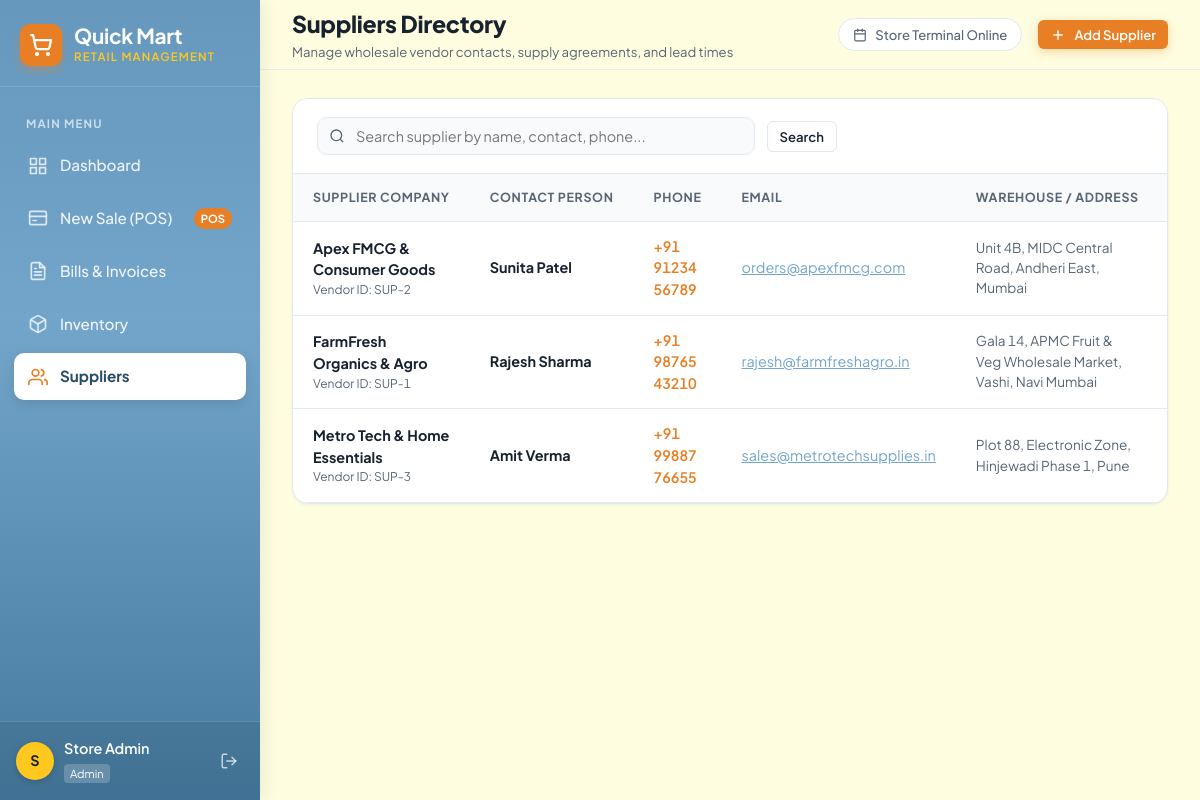
Screenshot of /suppliers/ (signed in) with the database file from the repository.
### store/models.py (models this page shows, shortened)
class User(models.Model):
    name = models.CharField(max_length=100)
    email = models.CharField(max_length=120, unique=True)
    password_hash = models.CharField(max_length=255)
    role = models.CharField(max_length=50, default='cashier')
    created_at = models.DateTimeField(default=timezone.now)
    class Meta:
        managed = False
        db_table = 'users'
    @property
    def is_authenticated(self):
        return True

class Supplier(models.Model):
    name = models.CharField(max_length=150)
    contact_person = models.CharField(max_length=100, null=True, blank=True)
    phone = models.CharField(max_length=25, null=True, blank=True)
    email = models.CharField(max_length=120, null=True, blank=True)
    address = models.TextField(null=True, blank=True)
    created_at = models.DateTimeField(default=timezone.now)
    class Meta:
        managed = False
        db_table = 'suppliers'

### store/views/suppliers_views.py (the view, shortened to what this page needs)
# urls.py: path('', lambda request: redirect('dashboard:index')),
@login_required
def index(request):
    search = request.GET.get('search', '').strip()
    query = Supplier.objects.prefetch_related('products')
    suppliers = query.order_by('name')
    return render(request, 'suppliers/index.html', {'suppliers': suppliers, 'search_query': search})

### store/views/auth_views.py (called while the page is built)
def login_required(view_func):
    @wraps(view_func)
    def _wrapped_view(request, *args, **kwargs):
        if not getattr(request.user, 'is_authenticated', False):
            login_url = reverse('auth:login')
            next_url = request.get_full_path()
            return redirect(f"{login_url}?next={next_url}")
        return view_func(request, *args, **kwargs)
    return _wrapped_view

### templates/suppliers/index.html (shortened to what this page needs)
{% extends "base.html" %}
{% load static quickmart_tags %}
{% block page_heading %}Suppliers Directory{% endblock %}
{% block page_subheading %}Manage wholesale vendor contacts, supply agreements, and lead times{% endblock %}
{% block topbar_actions %}
  <button type="button" class="btn btn-primary btn-sm" data-modal-target="#add-supplier-modal" id="open-add-supplier-modal">
    <svg width="16" height="16" viewBox="0 0 24 24" fill="none" stroke="currentColor" stroke-width="2.2">
      <line x1="12" y1="5" x2="12" y2="19"/>
      <line x1="5" y1="12" x2="19" y2="12"/>
    </svg>
    <span>Add Supplier</span>
  </button>
{% endblock %}
{% block content %}
<div class="table-card">
  <div class="table-toolbar">
    <form method="GET" action="{% url 'suppliers:index' %}" class="table-search-group">
      <div class="search-input-wrap">
        <input type="text" name="search" value="{{ search_query }}" placeholder="Search supplier by name, contact, phone..." id="supplier-search">
      </div>
      <button type="submit" class="btn btn-secondary btn-sm">Search</button>
    </form>
  </div>
  <div class="table-responsive">
    <table class="data-table">
      <thead>
        <tr>
          <th>Supplier Company</th>
          <th>Contact Person</th>
          <th>Phone</th>
          <th>Email</th>
          <th>Warehouse / Address</th>
          <th>Products Supplied</th>
        </tr>
      </thead>
      <tbody>
        {% for s in suppliers %}
        <tr>
          <td>
            <div style="font-weight: 700; color: var(--color-dark);">{{ s.name }}</div>
            <div style="font-size: 0.75rem; color: var(--color-dark-muted);">Vendor ID: SUP-{{ s.id }}</div>
          </td>
          <td>
            <b>{{ s.contact_person|default:'N/A' }}</b>
          </td>
          <td>
            {% if s.phone %}
              <a href="tel:{{ s.phone }}" style="color: var(--color-orange); font-weight: 600;">{{ s.phone }}</a>
            {% else %}
              <span style="color: var(--color-dark-muted);">—</span>
            {% endif %}
          </td>
          <td>
            {% if s.email %}
              <a href="mailto:{{ s.email }}" style="color: var(--color-blue); text-decoration: underline;">{{ s.email }}</a>
            {% else %}
              <span style="color: var(--color-dark-muted);">—</span>
            {% endif %}
          </td>
          <td style="max-width: 240px; font-size: 0.85rem; color: var(--color-dark-muted);">
            {{ s.address|default:'—' }}
          </td>
          <td>
          </td>
        </tr>
        {% empty %}
        <tr>
          <td colspan="7" style="text-align: center; padding: 40px; color: var(--color-dark-muted);">
            No suppliers found. Click "Add Supplier" above to register your first vendor!
          </td>
        </tr>
        {% endfor %}
      </tbody>
    </table>
  </div>
</div>
{% endblock %}

### templates/base.html (shortened to what this page needs)
{% load static %}<!DOCTYPE html>
<html lang="en">
<head>
  <link rel="stylesheet" href="{% static 'css/main.css' %}">
</head>
<body>
  <div class="app-layout">
    {% if user.is_authenticated %}
    <aside class="sidebar">
      <div class="sidebar-header">
        <div class="brand-badge">
          <div class="brand-icon">
            <svg width="24" height="24" viewBox="0 0 24 24" fill="none" stroke="currentColor" stroke-width="2.2" stroke-linecap="round" stroke-linejoin="round">
              <circle cx="8" cy="21" r="1"/>
              <circle cx="19" cy="21" r="1"/>
              <path d="M2.05 2.05h2l2.66 12.42a2 2 0 0 0 2 1.58h9.78a2 2 0 0 0 1.95-1.57l1.65-7.43H5.12"/>
            </svg>
          </div>
          <div>
            <div class="brand-title">Quick Mart</div>
            <div class="brand-subtitle">Retail Management</div>
          </div>
        </div>
      </div>
      <nav class="sidebar-nav">
        <span class="nav-label">Main Menu</span>
        <a href="{% url 'dashboard:index' %}" class="nav-item {% if request.resolver_match and request.resolver_match.app_name == 'dashboard' %}active{% endif %}">
          <svg viewBox="0 0 24 24" fill="none" stroke="currentColor" stroke-width="2" stroke-linecap="round" stroke-linejoin="round">
            <rect x="3" y="3" width="7" height="7"/>
            <rect x="14" y="3" width="7" height="7"/>
            <rect x="14" y="14" width="7" height="7"/>
            <rect x="3" y="14" width="7" height="7"/>
          </svg>
          <span>Dashboard</span>
        </a>
        <a href="{% url 'billing:new_bill' %}" class="nav-item {% if request.resolver_match and request.resolver_match.view_name == 'billing:new_bill' %}active{% endif %}">
          <svg viewBox="0 0 24 24" fill="none" stroke="currentColor" stroke-width="2" stroke-linecap="round" stroke-linejoin="round">
            <rect x="2" y="4" width="20" height="16" rx="2"/>
            <line x1="2" y1="10" x2="22" y2="10"/>
            <line x1="6" y1="15" x2="10" y2="15"/>
          </svg>
          <span>New Sale (POS)</span>
          <span class="nav-badge">POS</span>
        </a>
        <a href="{% url 'billing:index' %}" class="nav-item ">
          <span>Bills & Invoices</span>
        </a>
        <a href="{% url 'inventory:index' %}" class="nav-item {% if request.resolver_match and request.resolver_match.app_name == 'inventory' %}active{% endif %}">
          <span>Inventory</span>
        </a>
        <a href="{% url 'suppliers:index' %}" class="nav-item {% if request.resolver_match and request.resolver_match.app_name == 'suppliers' %}active{% endif %}">
          <svg viewBox="0 0 24 24" fill="none" stroke="currentColor" stroke-width="2" stroke-linecap="round" stroke-linejoin="round">
            <path d="M17 21v-2a4 4 0 0 0-4-4H5a4 4 0 0 0-4 4v2"/>
            <circle cx="9" cy="7" r="4"/>
            <path d="M23 21v-2a4 4 0 0 0-3-3.87"/>
            <path d="M16 3.13a4 4 0 0 1 0 7.75"/>
          </svg>
          <span>Suppliers</span>
        </a>
      </nav>
      <div class="sidebar-footer">
        <div class="user-profile-card">
          <div class="user-avatar">
            {{ user.name.0|upper }}
          </div>
          <div class="user-meta">
            <div class="user-name" title="{{ user.name }}">{{ user.name }}</div>
            <span class="user-role-badge">{{ user.role }}</span>
          </div>
          <a href="{% url 'auth:logout' %}" class="btn-logout" title="Log Out" id="logout-btn">
            <svg width="18" height="18" viewBox="0 0 24 24" fill="none" stroke="currentColor" stroke-width="2" stroke-linecap="round" stroke-linejoin="round">
              <path d="M9 21H5a2 2 0 0 1-2-2V5a2 2 0 0 1 2-2h4"/>
              <polyline points="16 17 21 12 16 7"/>
              <line x1="21" y1="12" x2="9" y2="12"/>
            </svg>
          </a>
        </div>
      </div>
    </aside>
    {% endif %}
    <div class="main-content {% if not user.is_authenticated %}full-width{% endif %}">
      {% if user.is_authenticated %}
      <header class="topbar">
        <div class="topbar-left">
          <div>
            <h1 class="page-title">{% block page_heading %}Dashboard{% endblock %}</h1>
            <div class="page-subtitle">{% block page_subheading %}Welcome to Quick Mart Retail Management{% endblock %}</div>
          </div>
        </div>
        <div class="topbar-right">
          <div class="current-date-pill">
            <svg width="14" height="14" viewBox="0 0 24 24" fill="none" stroke="currentColor" stroke-width="2" stroke-linecap="round" stroke-linejoin="round">
              <rect x="3" y="4" width="18" height="18" rx="2" ry="2"/>
              <line x1="16" y1="2" x2="16" y2="6"/>
              <line x1="8" y1="2" x2="8" y2="6"/>
              <line x1="3" y1="10" x2="21" y2="10"/>
            </svg>
            <span id="current-live-date">Store Terminal Online</span>
          </div>
          {% block topbar_actions %}{% endblock %}
        </div>
      </header>
      {% endif %}
      <main class="page-body">
        {% if not_found %}
          <div style="text-align: center; padding: 60px 20px;">
            <h2 style="font-size: 2.5rem; color: var(--color-orange); margin-bottom: 12px;">404</h2>
            <p style="font-size: 1.1rem; color: var(--color-dark-muted); margin-bottom: 24px;">The page you are looking for does not exist in Quick Mart.</p>
            <a href="{% url 'dashboard:index' %}" class="btn btn-primary">Return to Dashboard</a>
          </div>
        {% else %}
          {% block content %}{% endblock %}
        {% endif %}
      </main>
    </div>
  </div>
</body>
</html>

### rows the page displays
User: name.0 "S", name "Store Admin", role "Admin"
Supplier: name "Apex FMCG & Consumer Goods", id "2", contact_person "Sunita Patel", phone "+91 91234 56789", email "orders@apexfmcg.com", address "Unit 4B, MIDC Central Road, Andheri East, Mumbai"
Supplier: name "FarmFresh Organics & Agro", id "1", contact_person "Rajesh Sharma", phone "+91 98765 43210", email "rajesh@farmfreshagro.in", address "Gala 14, APMC Fruit & Veg Wholesale Market, Vashi, Navi Mumbai"
Supplier: name "Metro Tech & Home Essentials", id "3", contact_person "Amit Verma", phone "+91 99887 76655", email "sales@metrotechsupplies.in", address "Plot 88, Electronic Zone, Hinjewadi Phase 1, Pune"
